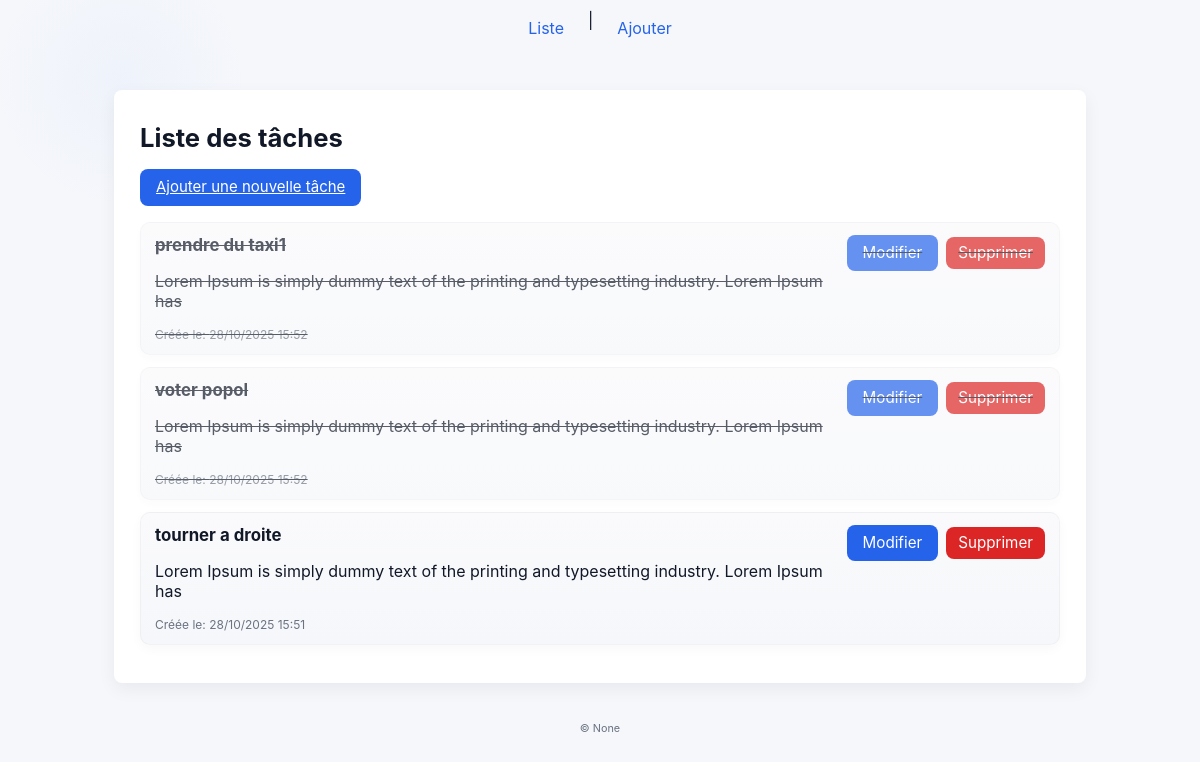
The page /taches/liste/ on the database as committed earlier.
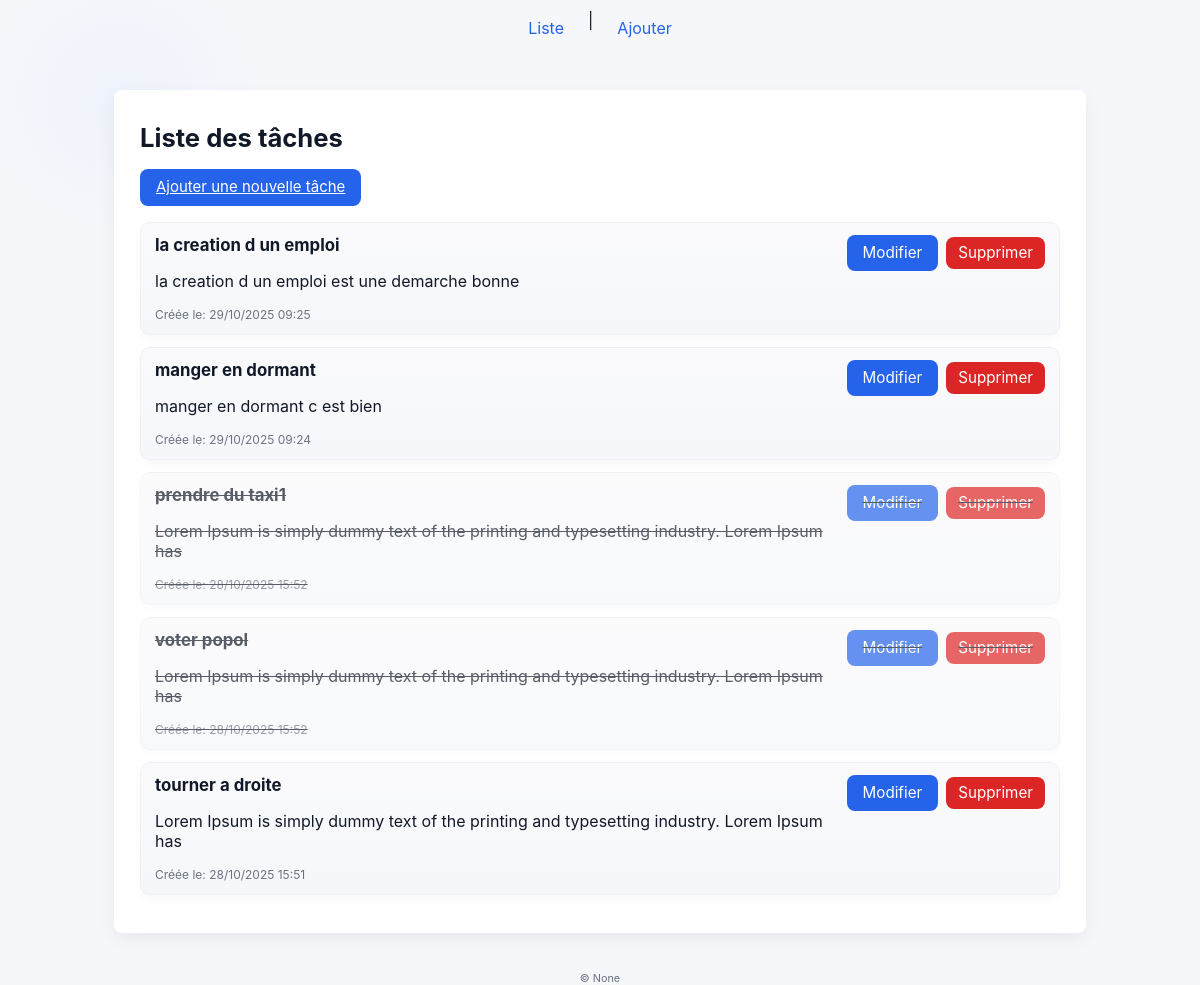
The same page on the database as committed later.
### taches/models.py (models this page shows, shortened)
class Tache(models.Model):
	titre = models.CharField(max_length=200)
	description = models.TextField(blank=True)
	cree_le = models.DateTimeField(auto_now_add=True)
	termine = models.BooleanField(default=False)

### taches/views.py (the view)
# urls.py: path("liste/", views.tache_list_html, name="liste_html"),
def tache_list_html(request):
	taches = Tache.objects.all().order_by('-cree_le')
	return render(request, 'taches/tache_liste.html', {'taches': taches})

### taches/templates/taches/tache_liste.html (shortened to what this page needs)
{% extends "taches/base.html" %}
{% block content %}
	<div class="page-header">
		<h1>Liste des tâches</h1>
		<p><a class="btn" href="{% url 'taches:ajouter' %}">Ajouter une nouvelle tâche</a></p>
	</div>
	{% if taches %}
		<ul>
			{% for t in taches %}
				<li>
					<article class="task-card {% if t.termine %}task-complete{% endif %}" aria-labelledby="tache-{{ t.pk }}">
						<div class="task-body">
							<strong id="tache-{{ t.pk }}">{{ t.titre }}</strong>
							{% if t.description %}
								<p>{{ t.description }}</p>
							{% endif %}
							<div class="meta">Créée le: {{ t.cree_le|date:"d/m/Y H:i" }}</div>
						</div>
						<div class="task-actions" role="group" aria-label="Actions pour {{ t.titre }}">
							<a class="btn" href="{% url 'taches:modifier' t.pk %}">Modifier</a>
							<a class="btn btn-danger" href="{% url 'taches:supprimer' t.pk %}">Supprimer</a>
						</div>
					</article>
				</li>
			{% endfor %}
		</ul>
	{% else %}
		<p>Aucune tâche pour l'instant.</p>
	{% endif %}
{% endblock %}

### taches/templates/taches/base.html (shortened to what this page needs)
<!doctype html>
<html lang="fr">
  <head>
    {% load static %}
    <link rel="stylesheet" href="{% static 'taches/css/style.css' %}">
  </head>
  <body>
    <header>
      <nav>
        <a href="{% url 'taches:liste_html' %}">Liste</a> |
        <a href="{% url 'taches:ajouter' %}">Ajouter</a>
      </nav>
    </header>
    <main class="container">
      {% block content %}{% endblock %}
    </main>
    <footer>
      <small>&copy; {{ now|default:None }}</small>
    </footer>
  </body>
  </html>

### taches/static/taches/css/style.css (style rules this page uses)
:root { --bg: #f5f7fb; --surface: #ffffff; --muted: #6b7280; --text: #111827; --primary: #2563eb; --primary-600: #1e40af; --accent: #06b6d4; --shadow: 0 6px 18px rgba(16,24,40,0.06); --radius: 8px; }
html, body { height: 100%; margin: 0; padding: 0; font-family: Inter, -apple-system, BlinkMacSystemFont, "Segoe UI", Roboto, "Helvetica Neue", Arial, sans-serif; background: radial-gradient(circle at 10% 10%, rgba(37,99,235,0.03), transparent 10%), var(--bg); color: var(--text); -webkit-font-smoothing: antialiased; }
.container { max-width: 920px; margin: 36px auto; padding: 26px; background: var(--surface); box-shadow: var(--shadow); border-radius: var(--radius); }
header { margin-bottom: 14px; }
header nav { display: flex; gap: 12px; justify-content: center; padding: 10px 0 8px 0; }
header nav a { color: var(--primary); text-decoration: none; padding: 8px 12px; border-radius: 6px; transition: background .12s ease, color .12s ease; }
h1 { margin: 6px 0 0 0; font-size: 1.6rem; }
button, .btn { background: var(--primary); color: #fff; border: none; padding: 10px 16px; border-radius: 8px; cursor: pointer; font-size: 15px; line-height: 1.1; transition: background .12s ease, box-shadow .12s ease; box-shadow: none; }
button, .btn, a.btn, a.btn-secondary, .btn-secondary, a.btn-danger, .btn-danger { color: #fff !important; }
a.btn, .btn, a.btn-secondary, .btn-secondary, a.btn-danger, .btn-danger { color: #fff; }
a.btn, a.btn-secondary, a.btn-danger { display: inline-block; }
.btn-danger, a.btn-danger { background: #dc2626; color: #fff; border: none; padding: 8px 12px; border-radius: 8px; text-decoration: none; }
ul { list-style: none; padding: 0; margin: 0; }
li { margin-bottom: 12px; }
.task-card { display: flex; gap: 12px; align-items: flex-start; padding: 12px 14px; border-radius: 10px; background: linear-gradient(180deg, rgba(250,250,252,1), rgba(245,247,250,1)); border: 1px solid rgba(14,20,34,0.03); box-shadow: 0 4px 12px rgba(15,23,42,0.03); }
.task-card .meta { color: var(--muted); font-size: 12px; }
.task-card strong { display:block; font-size:1.05rem; margin-bottom:4px; }
.task-actions { margin-left: auto; display:flex; gap:8px; align-items:center; }
.task-actions a { color: var(--primary); text-decoration:none; font-size:0.95rem; }
.task-complete { opacity: 0.7; text-decoration: line-through; }
footer { text-align:center; margin-top:18px; color:var(--muted); font-size:13px; }

Rows that differ between the two databases and show on the page:
added Tache: titre "la creation d un emploi", description "la creation d un emploi est une demarche bonne", cree_le "29/10/2025 09:25"
added Tache: titre "manger en dormant", description "manger en dormant c est bien", cree_le "29/10/2025 09:24"
